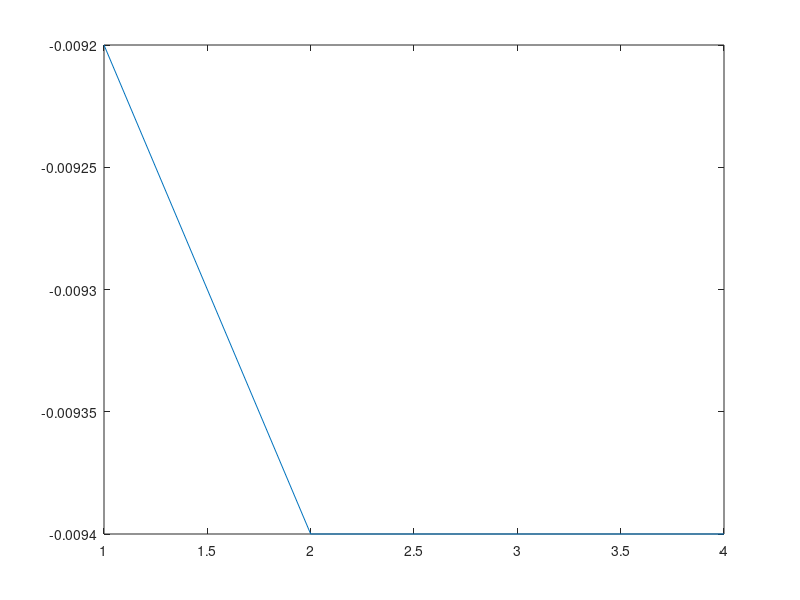

This chart was generated by the following MATLAB code:
x=[1 2 3 4] ;
pressure=[1.1253 1.1256 1.1256 1.1257]*10^5;
vx=[0.03896 0.0373 0.0367 0.0365];
vy=[-.0092 -.0094 -.0094 -.0094];
plot(x,vy)